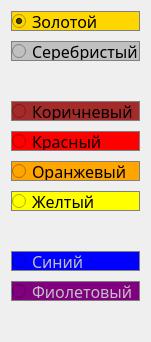
  <widget class="QWidget" name="verticalLayoutWidget_9">
   <property name="geometry">
    <rect>
     <x>630</x>
     <y>350</y>
     <width>97</width>
     <height>331</height>
    </rect>
   </property>
   <layout class="QVBoxLayout" name="stripe6_colors">
    <property name="spacing">
     <number>10</number>
    </property>
    <item>
     <widget class="QRadioButton" name="stripe1_gold_6">
      <property name="minimumSize">
       <size>
        <width>0</width>
        <height>20</height>
       </size>
      </property>
      <property name="maximumSize">
       <size>
        <width>16777215</width>
        <height>20</height>
       </size>
      </property>
      <property name="font">
       <font>
        <family>GOST type A</family>
        <pointsize>12</pointsize>
       </font>
      </property>
      <property name="styleSheet">
       <string notr="true">background: gold; border: 1px solid gray;</string>
      </property>
      <property name="text">
       <string>Золотой</string>
      </property>
      <property name="checked">
       <bool>true</bool>
      </property>
     </widget>
    </item>
    <item>
     <widget class="QRadioButton" name="stripe1_silver_6">
      <property name="minimumSize">
       <size>
        <width>0</width>
        <height>20</height>
       </size>
      </property>
      <property name="maximumSize">
       <size>
        <width>16777215</width>
        <height>20</height>
       </size>
      </property>
      <property name="font">
       <font>
        <family>GOST type A</family>
        <pointsize>12</pointsize>
       </font>
      </property>
      <property name="styleSheet">
       <string notr="true">background: silver; border: 1px solid gray;</string>
      </property>
      <property name="text">
       <string>Серебристый</string>
      </property>
     </widget>
    </item>
    <item>
     <widget class="QLabel" name="nolabel_1">
      <property name="minimumSize">
       <size>
        <width>0</width>
        <height>20</height>
       </size>
      </property>
      <property name="maximumSize">
       <size>
        <width>16777215</width>
        <height>20</height>
       </size>
      </property>
      <property name="text">
       <string/>
      </property>
     </widget>
    </item>
    <item>
     <widget class="QRadioButton" name="stripe1_brown_6">
      <property name="minimumSize">
       <size>
        <width>0</width>
        <height>20</height>
       </size>
      </property>
      <property name="maximumSize">
       <size>
        <width>16777215</width>
        <height>20</height>
       </size>
      </property>
      <property name="font">
       <font>
        <family>GOST type A</family>
        <pointsize>12</pointsize>
       </font>
      </property>
      <property name="styleSheet">
       <string notr="true">background: brown; border: 1px solid gray;</string>
      </property>
      <property name="text">
       <string>Коричневый</string>
      </property>
     </widget>
    </item>
    <item>
     <widget class="QRadioButton" name="stripe1_red_6">
      <property name="minimumSize">
       <size>
        <width>0</width>
        <height>20</height>
       </size>
      </property>
      <property name="maximumSize">
       <size>
        <width>16777215</width>
        <height>20</height>
       </size>
      </property>
      <property name="font">
       <font>
        <family>GOST type A</family>
        <pointsize>12</pointsize>
       </font>
      </property>
      <property name="styleSheet">
       <string notr="true">background: red; border: 1px solid gray;</string>
      </property>
      <property name="text">
       <string>Красный</string>
      </property>
     </widget>
    </item>
    <item>
     <widget class="QRadioButton" name="stripe1_orange_6">
      <property name="minimumSize">
       <size>
        <width>0</width>
        <height>20</height>
       </size>
      </property>
      <property name="maximumSize">
       <size>
        <width>16777215</width>
        <height>20</height>
       </size>
      </property>
      <property name="font">
       <font>
        <family>GOST type A</family>
        <pointsize>12</pointsize>
       </font>
      </property>
      <property name="styleSheet">
       <string notr="true">background: orange; border: 1px solid gray;</string>
      </property>
      <property name="text">
       <string>Оранжевый</string>
      </property>
     </widget>
    </item>
    <item>
     <widget class="QRadioButton" name="stripe1_yellow_6">
      <property name="minimumSize">
       <size>
        <width>0</width>
        <height>20</height>
       </size>
      </property>
      <property name="maximumSize">
       <size>
        <width>16777215</width>
        <height>20</height>
       </size>
      </property>
      <property name="font">
       <font>
        <family>GOST type A</family>
        <pointsize>12</pointsize>
       </font>
      </property>
      <property name="styleSheet">
       <string notr="true">background: yellow; border: 1px solid gray;</string>
      </property>
      <property name="text">
       <string>Желтый</string>
      </property>
     </widget>
    </item>
    <item>
     <widget class="QLabel" name="nolabel_2">
      <property name="minimumSize">
       <size>
        <width>0</width>
        <height>20</height>
       </size>
      </property>
      <property name="maximumSize">
       <size>
        <width>16777215</width>
        <height>20</height>
       </size>
      </property>
      <property name="text">
       <string/>
      </property>
     </widget>
    </item>
    <item>
     <widget class="QRadioButton" name="stripe1_blue_6">
      <property name="minimumSize">
       <size>
        <width>0</width>
        <height>20</height>
       </size>
      </property>
      <property name="maximumSize">
       <size>
        <width>16777215</width>
        <height>20</height>
       </size>
      </property>
      <property name="font">
       <font>
        <family>GOST type A</family>
        <pointsize>12</pointsize>
       </font>
      </property>
      <property name="styleSheet">
       <string notr="true">background: blue; color: silver; border: 1px solid gray;</string>
      </property>
      <property name="text">
       <string>Синий</string>
      </property>
     </widget>
    </item>
    <item>
     <widget class="QRadioButton" name="stripe1_purple_6">
      <property name="minimumSize">
       <size>
        <width>0</width>
        <height>20</height>
       </size>
      </property>
      <property name="maximumSize">
       <size>
        <width>16777215</width>
        <height>20</height>
       </size>
      </property>
      <property name="font">
       <font>
        <family>GOST type A</family>
        <pointsize>12</pointsize>
       </font>
      </property>
      <property name="styleSheet">
       <string notr="true">background: purple; color: silver; border: 1px solid gray;</string>
      </property>
      <property name="text">
       <string>Фиолетовый</string>
      </property>
     </widget>
    </item>
    <item>
     <widget class="QLabel" name="nolabel">
      <property name="minimumSize">
       <size>
        <width>0</width>
        <height>20</height>
       </size>
      </property>
      <property name="maximumSize">
       <size>
        <width>16777215</width>
        <height>20</height>
       </size>
      </property>
      <property name="text">
       <string/>
      </property>
     </widget>
    </item>
   </layout>
  </widget>
